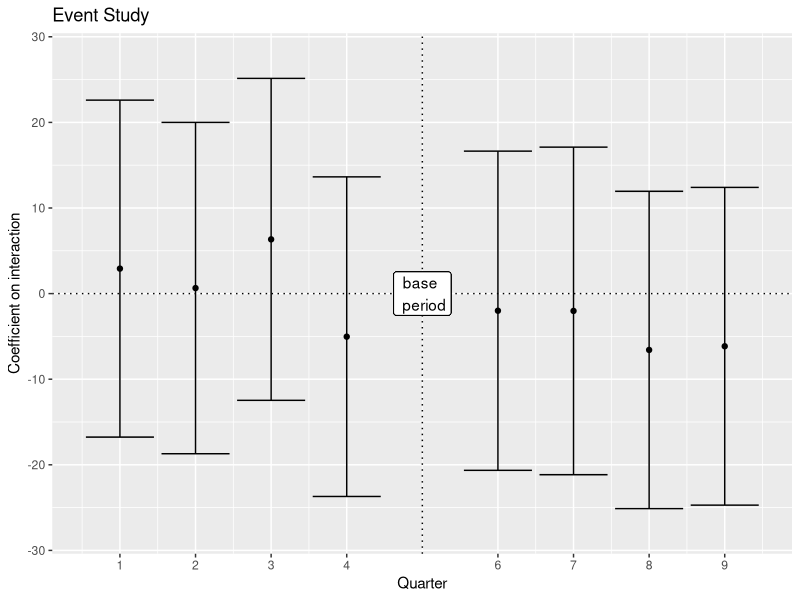

Source code (R):
library(here)
library("sandwich")
library(ggplot2)

## load in data
df = read.csv(here("data", "did-data.csv"))

## TWFE regression
df$treated = (df$post) * (df$treat)
lr_main = lm(data = df, ttc_d ~ 0 + as.factor(id) + time + treated)
print("TWFE results:")
print(coef(summary(lr_main))["treated",])


## Event Study Plot
plot_es <- function(lr, title) {
  nm <- grep("treat:.*", names(lr$coeff))
  coef <- lr$coeff[nm]
  se <- sqrt(diag(vcovHC(lr, type = "HC1")))
  cv <- qnorm(1 - .05 / 2) # 95% confidence interval
  cilb <- coef - cv * se[nm]
  ciub <- coef + cv * se[nm]
  plotdf <- data.frame(year = c(1:4, 6:9), coef = coef, cilb =
                         cilb, ciub = ciub)
  p <- ggplot(data = plotdf, aes(x = year, y = coef)) +
    geom_point() +
    geom_errorbar(aes(ymin = cilb, ymax = ciub)) +
    geom_hline(aes(yintercept = 0), linetype = "dotted") +
    geom_vline(aes(xintercept = 5), linetype = "dotted") +
    geom_label(label = "base \n period", x = 5, y = 0) +
    ylim(1.1 * min(cilb), 1.1 * max(ciub)) + 
    # annotate(geom = "text", label = "base period", x = 2005, y = -.017,
    # angle = 90) +
    scale_x_continuous(breaks = plotdf$year) +
    labs(x = "Quarter", y = "Coefficient on interaction") +
    ggtitle(title)
  return(p)
}


## Event Study
df$time = relevel(as.factor(df$time), 4)
lr = lm(data = df, ttc_d ~ treat * time)
plot_es(lr, "Event Study")
